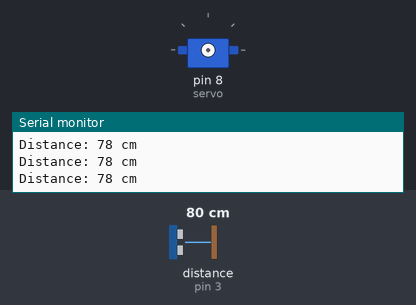
Recording of a sketch running on a simulated Arduino Uno, built with avr-gcc and run on an emulated ATmega328P. Parts: servo, the last lines printed to the serial monitor. Wiring (inferred from the names in the program): ultrasonic range finder: trigger pin 2; echo pin 3. The inputs (shaded band) are chosen by the test bench; at power-on: distance to the obstacle (sensor on pin 3) 80 cm. The echo pulse lasts 58.3 µs per cm.

Above: at 1.3 s.
1.4 s: distance to the obstacle (sensor on pin 3) set to 7 cm
2.9 s: distance to the obstacle (sensor on pin 3) set to 4 cm
At 5.3 s:
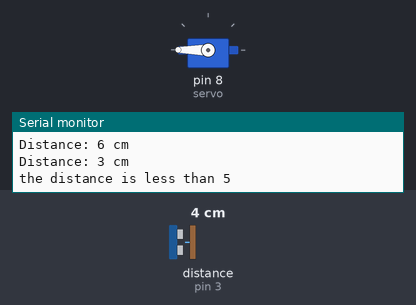
Timing chart, 0 to 11.9 s (numbered marks = the images above; inputs shaded):
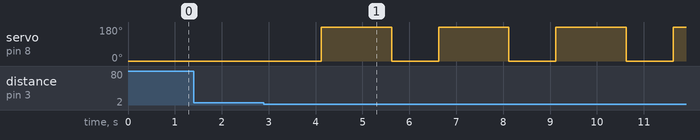

The sketch:

Sanitizer.ino
```cpp
#include <Servo.h>
long duration;
int distance;
Servo servo;
void setup() {
  // put your setup code here, to run once:
   pinMode(2, OUTPUT); // Sets the trigPin as an OUTPUT
   pinMode(3, INPUT); // Sets the echoPin as an INPUT
   Serial.begin(9600); // // Serial Communication is starting with 9600 of baudrate speed
   servo.write(0);  //close cap on power on
    delay(100);
    servo.detach();
   Serial.println("Ultrasonic Sensor HC-SR04 Test"); // print some text in Serial Monitor
   Serial.println("with Arduino UNO R3");
}

void loop() {
  // put your main code here, to run repeatedly:
  digitalWrite(2, LOW);
  delayMicroseconds(2);
  // Sets the trigPin HIGH (ACTIVE) for 10 microseconds
  digitalWrite(2, HIGH);
  delayMicroseconds(10);
  digitalWrite(2, LOW);
  // Reads the echoPin, returns the sound wave travel time in microseconds
  duration = pulseIn(3, HIGH);
  // Calculating the distance
  distance = duration * 0.034 / 2; // Speed of sound wave divided by 2 (go and back)
  // Displays the distance on the Serial Monitor
  Serial.print("Distance: ");
  Serial.print(distance);
  Serial.println(" cm");
if (distance < 5) {
Serial.println("the distance is less than 5");
servo.attach(9);
servo.attach(8);
servo.write(0);
servo.write(0);
delay(1000);
servo.write(180);
servo.write(180);
delay(1000);
servo.detach();
servo.detach();
}
delay(500);
}
```

Measured:
- the behaviour switches between 6 and 5 cm on distance to the obstacle (sensor on pin 3) (found by bisection; images 0 and 1)
- after the input at 2.9 s, servo on pin 8 (servo): alternates 180° for 1.5 s and 0° for 1.0 s, starting after 1.2 s
